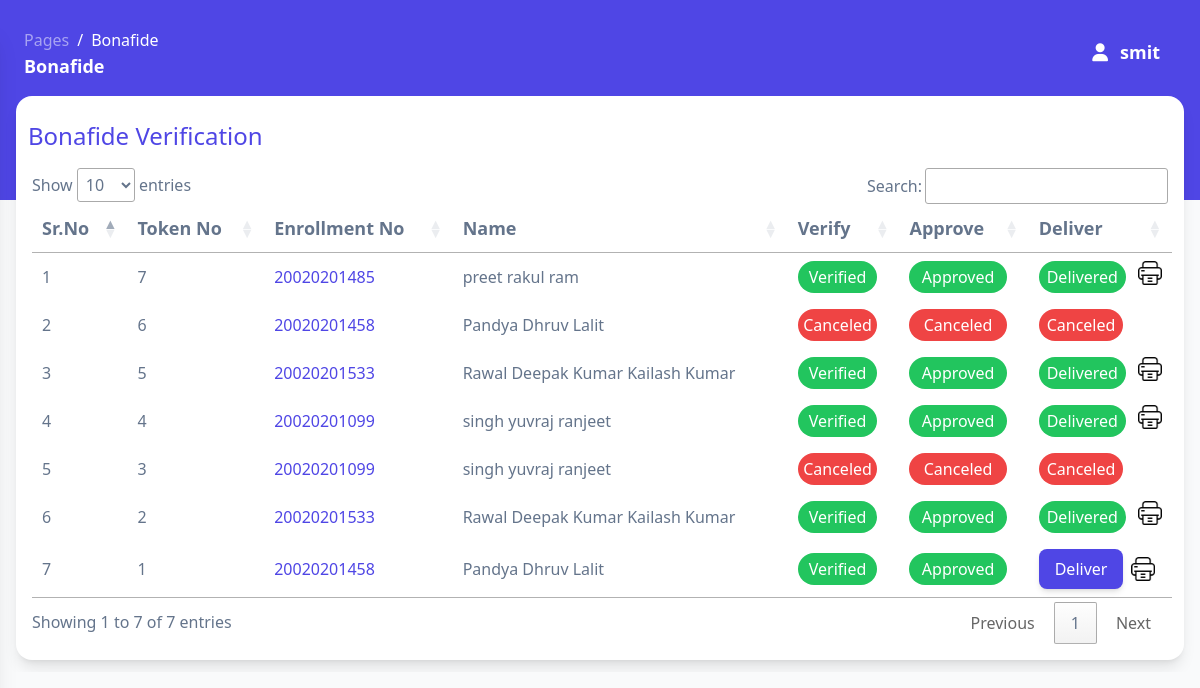
The app's page /Admin_side/bonafide (signed in) with its own data.
### tables this page shows
CREATE TABLE IF NOT EXISTS `bonafide` (
  `id` int NOT NULL AUTO_INCREMENT,
  `enrollment_no` varchar(500) NOT NULL,
  `name` varchar(500) NOT NULL,
  `father_name` varchar(500) NOT NULL,
  `course` varchar(500) NOT NULL,
  `semester` varchar(500) NOT NULL,
  `mobile_no` varchar(500) NOT NULL,
  `email` varchar(500) NOT NULL,
  `purpose` varchar(500) NOT NULL,
  `fee_recipt` varchar(500) NOT NULL,
  `remark` varchar(500) NOT NULL,
  `status` varchar(500) NOT NULL DEFAULT 'In Process',
  `verify_flag` tinyint(1) NOT NULL DEFAULT '0',
  `verify_by` varchar(500) NOT NULL,
  `approve_flag` tinyint(1) NOT NULL DEFAULT '0',
  `approve_by` varchar(500) NOT NULL,
  `delever_flag` tinyint(1) NOT NULL DEFAULT '0',
  `print_flag` tinyint(1) NOT NULL DEFAULT '0',
  `apply_date` date NOT NULL,
  `pickup_date` date NOT NULL,
  PRIMARY KEY (`id`)
);

### Admin_side/private/bonafide_server.php (called while the page is built, shortened)
<?php
class Bonafide
{
    function get_details()
    {
        $con = connect();
        $query = "SELECT * FROM `bonafide` ORDER BY id DESC";
        $result = mysqli_query($con, $query);
        return $result;
    }
}
?>

### Admin_side/public/bonafide.php (the view, shortened to what this page needs)
<?php
include('private/bonafide_server.php');
$bonafide = new Bonafide;
?>
<!DOCTYPE html>
<html>
<head>
  <link href="private/assets/css/nucleo-icons.css" rel="stylesheet" />
  <link href="private/assets/css/nucleo-svg.css" rel="stylesheet" />
  <link rel="stylesheet" href="private/assets/css/tooltips.css">
  <link rel="stylesheet" href="input.css">
  <script src="https://cdn.tailwindcss.com"></script>
  <link rel="stylesheet" href="https://cdn.datatables.net/1.13.1/css/jquery.dataTables.min.css">
  <link rel="stylesheet" href="https://cdn.datatables.net/buttons/2.3.6/css/buttons.dataTables.min.css">
</head>
<body class="m-0 font-sans text-base antialiased font-normal bg-gray-50 text-slate-500 overflow-hidden">
  <main
    class="relative h-full max-h-screen transition-all duration-200 ease-in-out xl:ml-68 rounded-xl overflow-x-hidden scroll-smooth overflow-y-visible">
    <nav
      class="relative flex flex-wrap items-center justify-between px-0 pt-5 mx-6 transition-all ease-in shadow-none duration-250 rounded-2xl lg:flex-nowrap lg:justify-start"
      navbar-main navbar-scroll="false">
      <div class="flex w-full 2xl:px-4 py-1 mx-auto flex-wrap-inherit">
        <nav class="xl:pl-80">
          <ol class="flex flex-wrap pt-1 bg-transparent rounded-lg">
            <li class="text-sm leading-normal">
              <a class="text-white opacity-50 text-base" href="javascript:;">Pages</a>
            </li>
            <li
              class="text-base pl-2 capitalize leading-normal text-white before:float-left before:pr-2 before:text-white before:content-['/']"
              aria-current="page">Bonafide</li>
          </ol>
          <h6 class="mb-0 font-bold text-white capitalize text-lg">Bonafide</h6>
        </nav>
        <div class="flex items-center justify-end mt-2 grow sm:mt-0 sm:mr-6 md:mr-0 lg:flex lg:basis-auto">
          <ul class="flex flex-row justify-end pl-0 mb-0 list-none md-max:w-full">
            <li class="flex items-center xl:mr-3">
              <?php
              if ($_SESSION['name'] == "") {
                ?>
                <a href="signin" class="block px-0 py-2 text-lg font-semibold text-white transition-all ease-nav-brand">
                  <i class="fa fa-user sm:mr-1"></i>
                  <span class="hidden sm:inline">Sign In</span>
                </a>
                <?php
              } else {
                ?>
                <a href="signout">
                  <i class="fa fa-user sm:mr-2 text-white font-semibold text-lg"></i>
                  <span class="hidden sm:inline text-white font-semibold text-lg">
                    <?php echo $_SESSION['name']; ?>
                  </span>
                </a>
                <?php
              }
              ?>
            </li>
            <li class="flex items-center pl-4 xl:hidden">
            </li>
        </div>
    </nav>
    <div class="w-full py-3 px-4 2xl:w-4/5 2xl:px-6 2xl:pt-8 xl:ml-80">
      <div class="min-w-full bg-white shadow-lg rounded-2xl mt-0 py-4">
        <div class="flex flex-col justify-start">
          <h1 class="text-2xl font-medium text-indigo-600 py-2 pl-3">Bonafide Verification</h1>
        </div>
        <div class="px-4 min-w-full text-left text-base mt-2 overflow-x-auto">
          <table id="myTable">
            <thead class="border-b font-medium text-lg">
              <tr>
                <th scope="col" class="px-6 py-3">Sr.No</th>
                <th scope="col" class="px-6 py-3 hidden lg:table-cell">Token No</th>
                <th scope="col" class="px-0 py-3">Enrollment No</th>
                <th scope="col" class="pr-6 py-3 hidden md:table-cell">Name</th>
                <th scope="col" class="px-6 py-3">Verify</th>
                <th scope="col" class="py-3">Approve</th>
                <th scope="col" class="py-3">Deliver</th>
              </tr>
            </thead>
            <tbody class="text-left">
              <?php
              $get_deatils = $bonafide->get_details();
              $count = 0;
              while ($row = mysqli_fetch_assoc($get_deatils)) {
                $count++;
                ?>
                <tr class="border-b transition duration-300 ease-in-out hover:bg-neutral-100 2xl:text-lg">
                  <td class="whitespace-nowrap px-6 py-4 font-medium">
                    <?php echo $count; ?>
                  </td>
                  <td class="whitespace-nowrap px-6 py-4 hidden lg:table-cell">
                    <?php echo $row['id']; ?>
                  </td>
                  <td class="whitespace-nowrap px-0 py-4">
                    <a href="bonafide_verification?verify_id=<?php echo $row['id']; ?>" class="text-indigo-600 font-medium"><?php echo $row['enrollment_no']; ?></a>
                  </td>
                  <td class="whitespace-nowrap pr-6 py-4 hidden md:table-cell">
                    <?php echo $row['name']; ?>
                  </td>
                  <td class="whitespace-nowrap px-6 py-4">
                    <?php if ($_SESSION['type'] == "Clerk" && $row['verify_flag'] == 0 && $row['remark'] == "") { ?>
                      <a href="bonafide_verification?verify_id=<?php echo $row['id']; ?>"><button name="view" id="view"
                          class="bg-indigo-600 px-4 py-2 rounded-lg text-white font-medium hover:bg-indigo-500 shadow-md">View</button></a>
                    <?php } else if ($_SESSION['type'] == "Head" && $row['verify_flag'] == 0 && $row['remark'] == "") { ?>
                        <p class="text-base bg-yellow-600 mr-3 p-1 text-white font-medium text-center rounded-full">Pending</p>
                    <?php } else if ($row['verify_flag'] == 1 && $row['remark'] == "") { ?>
                          <p class="text-base bg-green-500 mr-3 p-1 text-white font-medium text-center rounded-full">Verified</p>
                    <?php } else if ($row['verify_flag'] == 0 || $row['verify_flag'] == 1 && $row['remark'] != "") { ?>
                            <p class="text-base bg-red-500 mr-3 p-1 text-white font-medium text-center rounded-full">Canceled</p>
                    <?php } ?>
                  </td>
                  <td class="whitespace-nowrap px-6 py-4">
                    <?php if ($_SESSION['type'] == "Head" && $row['verify_flag'] == 1 && $row['approve_flag'] == 0 && $row['remark'] == "") { ?>
                      <a href="bonafide_verification?verify_id=<?php echo $row['id']; ?>"><button name="approve"
                          id="approve"
                          class="bg-indigo-600 px-4 py-2 rounded-lg text-white font-medium hover:bg-indigo-500 shadow-md">View</button></a>
                    <?php } else if (($_SESSION['type'] == "Clerk" || $_SESSION['type'] == "Head") && ($row['verify_flag'] == 1 || $row['verify_flag'] == 0) && $row['approve_flag'] == 0 && $row['remark'] == "") { ?>
                        <p class="text-base bg-yellow-600 mr-3 p-1 text-white font-medium text-center rounded-full">Pending</p>
                    <?php } else if ($row['approve_flag'] == 1 && $row['remark'] == "") { ?>
                          <p class="text-base bg-green-500 mr-3 p-1 text-white font-medium text-center rounded-full">Approved</p>
                    <?php } else if ($row['approve_flag'] == 0 && $row['remark'] != "") { ?>
                            <p class="text-base bg-red-500 mr-3 p-1 text-white font-medium text-center rounded-full">Canceled</p>
                    <?php } ?>
                  </td>
                  <td class="whitespace-nowrap px-6 py-4">
                    <?php if ($row['approve_flag'] == 1 && $_SESSION['type'] == "Clerk" && $row['delever_flag'] == 0 && $row['remark'] == "") { ?>
                      <div class="flex"> <a href="private/bonafide_server.php?pickup_id=<?php echo $row['id']; ?>"><button name="print"
                            class="bg-indigo-600 px-4 py-2 rounded-lg text-white font-medium hover:bg-indigo-500 shadow-md disabled:cursor-not-allowed disabled:bg-indigo-500 deliver" disabled>Deliver</button></a>
                        <a href="bonafide?deliver_id=<?php echo $row['id']; ?>" onclick="disable_toggle()" class="w-6 h-6"><img class="my-2 ml-2"
                            src=" private/Images/printer.png" alt="" srcset=""></a>
                      </div>
                    <?php } else if ($row['delever_flag'] == 1 && $row['remark'] == "") { ?>
                            <div class="flex ">
                              <p class="text-base bg-green-500 mr-3 py-1 px-2 text-white font-medium text-center rounded-full">
                                Delivered
                              </p>
                              <a href="bonafide?deliver_id=<?php echo $row['id']; ?>" class="w-6 h-6 "><img class="m-auto"
                                  src="private/Images/printer.png" alt="" srcset=""></a>
                            </div>
                    <?php } else if ($row['verify_flag'] == 1 || $row['verify_flag'] == 0 && $row['delever_flag'] == 0 && $row['remark'] != "") { ?>
                              <div class="flex ">
                                <p class="text-base bg-red-500 mr-3 py-1 px-2 text-white font-medium text-center rounded-full">
                                  Canceled
                                </p>
                              </div>
                    <?php } ?>
                  </td>
                </tr>
                <?php
              }
              ?>
            </tbody>
          </table>
        </div>
      </div>
  </main>
  <?php include('private/sweet_alert.php');?>
</body>
</html>

### Admin_side/input.css (style rules this page uses)
html { line-height: 1.5; -webkit-text-size-adjust: 100%; -moz-tab-size: 4; -o-tab-size: 4; tab-size: 4; font-family: ui-sans-serif, system-ui, -apple-system, BlinkMacSystemFont, "Segoe UI", Roboto, "Helvetica Neue", Arial, "Noto Sans", sans-serif, "Apple Color Emoji", "Segoe UI Emoji", "Segoe UI Symbol", "Noto Color Emoji"; font-feature-settings: normal; font-variation-settings: normal; }
body { margin: 0; line-height: inherit; }
h1, h2, h3, h4, h5, h6 { font-size: inherit; font-weight: inherit; }
a { color: inherit; text-decoration: inherit; }
table { text-indent: 0; border-color: inherit; border-collapse: collapse; }
button, input, optgroup, select, textarea { font-family: inherit; font-size: 100%; font-weight: inherit; line-height: inherit; color: inherit; margin: 0; padding: 0; }
button, select { text-transform: none; }
button, [type='button'], [type='reset'], [type='submit'] { -webkit-appearance: button; background-color: transparent; background-image: none; }
blockquote, dl, dd, h1, h2, h3, h4, h5, h6, hr, figure, p, pre { margin: 0; }
ol, ul, menu { list-style: none; margin: 0; padding: 0; }
button, [role="button"] { cursor: pointer; }
img, svg, video, canvas, audio, iframe, embed, object { display: block; vertical-align: middle; }
img, video { max-width: 100%; height: auto; }
.relative { position: relative; }
.hidden { display: none; }

### records on screen
bonafide: id "7", enrollment_no "20020201485", name "preet rakul ram", verify_flag "Verified", approve_flag 1 (drawn)
bonafide: id "6", enrollment_no "20020201458", name "Pandya Dhruv Lalit", verify_flag "Canceled"
bonafide: id "5", enrollment_no "20020201533", name "Rawal Deepak Kumar Kailash Kumar", verify_flag "Verified", approve_flag 1 (drawn)
bonafide: id "4", enrollment_no "20020201099", name "singh yuvraj ranjeet", verify_flag "Verified", approve_flag 1 (drawn)
bonafide: id "3", enrollment_no "20020201099", name "singh yuvraj ranjeet", verify_flag "Canceled"
bonafide: id "2", enrollment_no "20020201533", name "Rawal Deepak Kumar Kailash Kumar", verify_flag "Verified", approve_flag 1 (drawn)
bonafide: id "1", enrollment_no "20020201458", name "Pandya Dhruv Lalit", verify_flag "Verified", approve_flag 1 (drawn)

### other values on screen
$_SESSION['name'] "smit"
